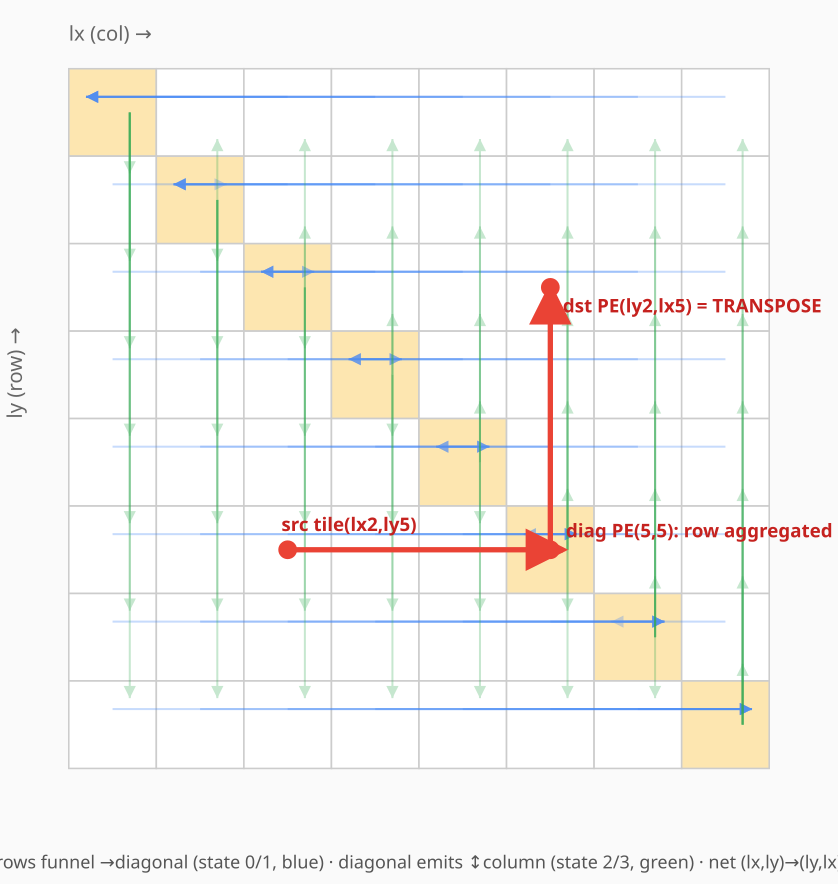
#> input picture projects/WaferEngine-staging/assets/prefill-decode-transfer/kv-topo-block.png, 838 x 884 px
$ python kv-transfer_figs.py
#> lines starting #> are read from the running program, lines starting #| are printed output that depends on the picture
#!/usr/bin/env python3
"""Figures for the 2-slide KV-transfer deck (kv-transfer_build.py consumes these).

Two jobs:
  1. Crop the committed topology diagrams so their clipped bottom caption strip is
     dropped — the slide carries a clean caption in real text instead.
  2. Draw the device bandwidth-ladder chart as SVG -> PNG.

Chart design follows the dataviz skill: one measured series, so ONE color
(#2a78d6, validated >= 3:1 on a white slide surface, all checks PASS). Growth is
already encoded by bar height, so shading the bars too would be redundant
encoding. Reference lines are chrome (muted ink), not series colors.
"""
import os
import cairosvg
from PIL import Image

HERE = os.path.dirname(os.path.abspath(__file__))
ASSETS = os.path.join(os.path.dirname(HERE), "assets", "prefill-decode-transfer")

# ---------------------------------------------------------------- 1. crop diagrams
# (left, upper, right, lower) — cut the caption band that renders clipped in the PNG.
for src, dst, box in (
        ("kv-topo-block.png",   "fig_topo_block.png",   (0, 0, 838, 800)),
        ("kv-topo-regions.png", "fig_topo_regions.png", (0, 0, 875, 752))):
    im = Image.open(os.path.join(ASSETS, src)).crop(box)
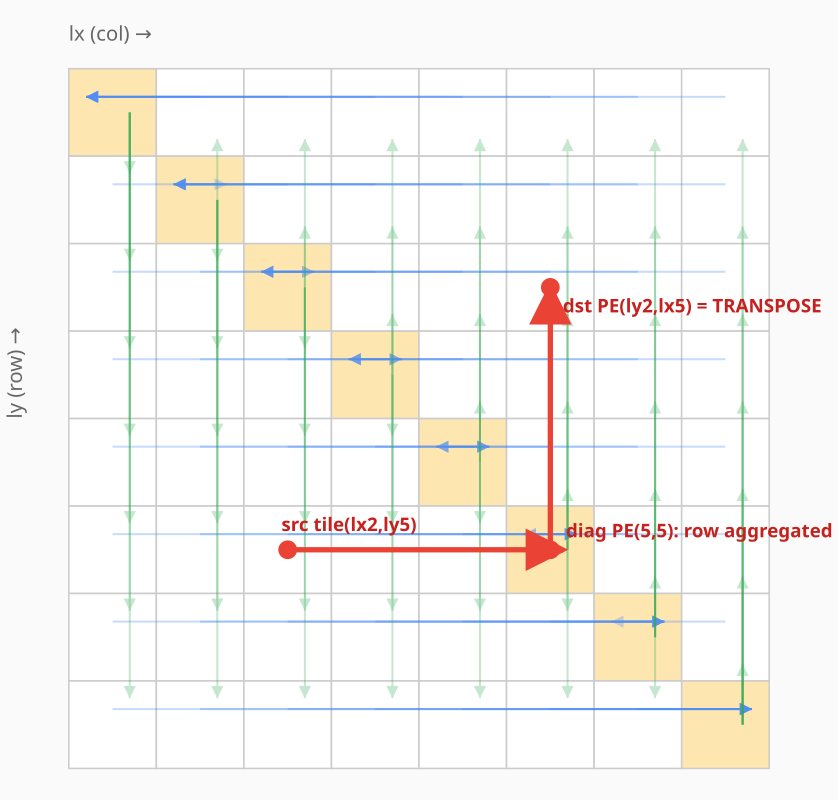
#> im: PIL image 838x800 RGBA; mean R, G, B, A 247.5, 245.3, 241.1, 255
    im.save(os.path.join(HERE, dst))
    print("cropped", dst, im.size)
#| cropped fig_topo_block.png (838, 800)
#> pass 2 of the loop `for src, dst, box in (`:
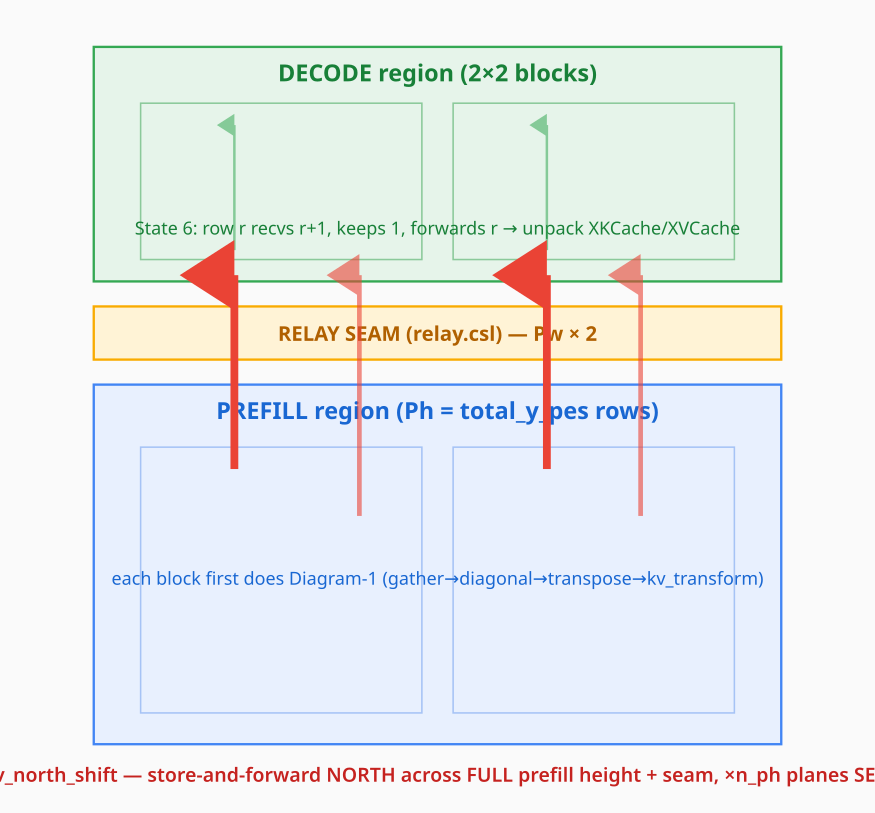
#> input picture projects/WaferEngine-staging/assets/prefill-decode-transfer/kv-topo-regions.png, 875 x 813 px
#> `im = Image.open(os.path.join(ASSETS, src)).crop(box)`:
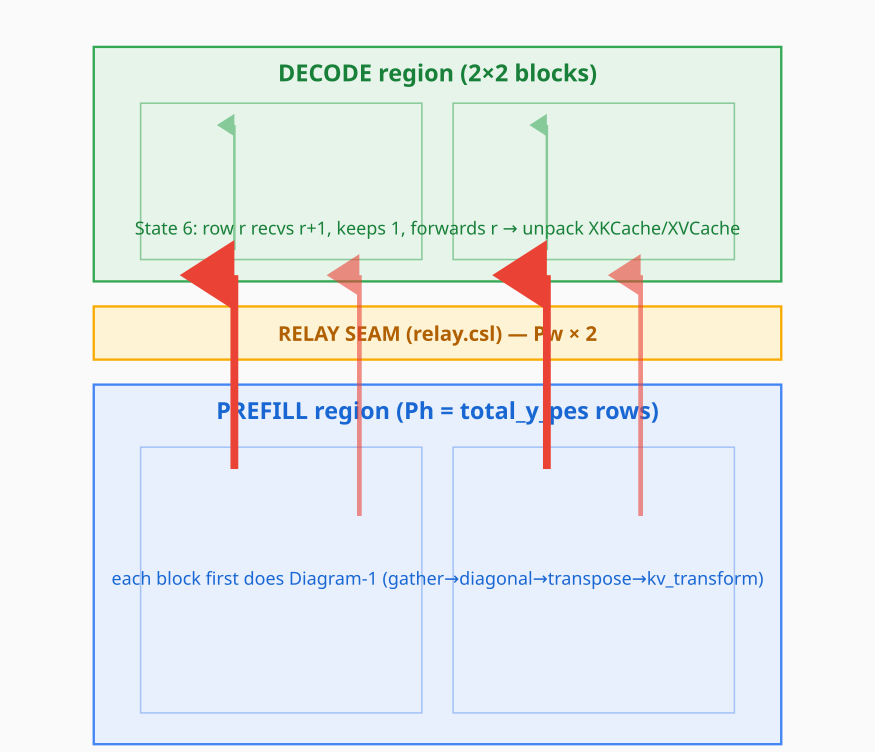
#> im: PIL image 875x752 RGBA; mean R, G, B, A 232.1, 237.7, 238.4, 255
#| cropped fig_topo_regions.png (875, 752)

# ------------------------------------------------------------------- 2. bw ladder
# Device TSC numbers, ContextBase log 2026-07-17 (all real silicon, no sim).
RUNGS = [  # label, Pw, P_BLOCK, KV volume, A+B us, effective GB/s
    ("L0", "16",  "8",   "16 KiB",  340,  0.048),
    ("L1", "32",  "16",  "32 KiB",  604,  0.054),
    ("L2", "64",  "32",  "256 KiB", 1208, 0.217),
    ("L3", "128", "64",  "1 MiB",   2344, 0.447),
    ("L4", "256", "128", "4 MiB",   4639, 0.904),
    ("L5", "512", "256", "16 MiB",  9304, 1.803),
]
LINK_DEVICE = 3.909   # one fabric link, clean single-@mov32 stream, measured on device
LINK_SPEC = 4.4       # Cerebras disclosed per-link (32-bit bidirectional @ 1.1 GHz)

SERIES = "#2a78d6"      # validated single-series blue
INK = "#0b0b0b"         # primary
INK2 = "#52514e"        # secondary
MUTED = "#898781"       # axis / reference-line chrome
GRID = "#e1e0d9"
FONT = 'system-ui,-apple-system,"Segoe UI",Helvetica,Arial,sans-serif'

W, H = 1560, 660
L, R, T, B = 96, 40, 66, 108           # plot margins
PW, PH = W - L - R, H - T - B
YMAX = 4.8
def y(v): return T + PH * (1 - v / YMAX)

s = [f'<svg xmlns="http://www.w3.org/2000/svg" width="{W}" height="{H}" '
     f'viewBox="0 0 {W} {H}" font-family=\'{FONT}\'>',
     f'<rect width="{W}" height="{H}" fill="#ffffff"/>']

# y grid + ticks
for gv in [0, 1, 2, 3, 4]:
    gy = y(gv)
    s.append(f'<line x1="{L}" y1="{gy:.1f}" x2="{L+PW}" y2="{gy:.1f}" '
             f'stroke="{GRID}" stroke-width="1"/>')
    s.append(f'<text x="{L-14}" y="{gy+5:.1f}" text-anchor="end" font-size="20" '
             f'fill="{MUTED}">{gv}</text>')
s.append(f'<text x="{L-14}" y="{T-26}" text-anchor="end" font-size="20" fill="{INK2}">GB/s</text>')

# bars
n = len(RUNGS)
slot = PW / n
bw = slot * 0.46
for i, (lab, pw_, blk, vol, ab, gbs) in enumerate(RUNGS):
    cx = L + slot * (i + 0.5)
    bx, by_ = cx - bw / 2, y(gbs)
    bh = y(0) - by_
    # 4px rounded data-end anchored to the baseline
    s.append(f'<path d="M{bx:.1f},{y(0):.1f} L{bx:.1f},{by_+4:.1f} '
             f'Q{bx:.1f},{by_:.1f} {bx+4:.1f},{by_:.1f} '
             f'L{bx+bw-4:.1f},{by_:.1f} Q{bx+bw:.1f},{by_:.1f} {bx+bw:.1f},{by_+4:.1f} '
             f'L{bx+bw:.1f},{y(0):.1f} Z" fill="{SERIES}"/>')
    # direct value label
    s.append(f'<text x="{cx:.1f}" y="{by_-12:.1f}" text-anchor="middle" font-size="23" '
             f'font-weight="700" fill="{INK}">{gbs:.3f}</text>')
    # x labels: rung, geometry, volume+time
    s.append(f'<text x="{cx:.1f}" y="{y(0)+30:.1f}" text-anchor="middle" font-size="23" '
             f'font-weight="700" fill="{INK}">{lab}</text>')
    s.append(f'<text x="{cx:.1f}" y="{y(0)+54:.1f}" text-anchor="middle" font-size="18" '
             f'fill="{INK2}">Pw {pw_} · blk {blk}</text>')
    s.append(f'<text x="{cx:.1f}" y="{y(0)+76:.1f}" text-anchor="middle" font-size="18" '
             f'fill="{MUTED}">{vol} in {ab/1000:.1f} ms</text>')

# baseline
s.append(f'<line x1="{L}" y1="{y(0):.1f}" x2="{L+PW}" y2="{y(0):.1f}" '
         f'stroke="#c3c2b7" stroke-width="1.5"/>')

# reference lines (chrome, not series colors)
for val, txt, dash in ((LINK_SPEC, f'spec ~{LINK_SPEC} GB/s per link', "2 6"),
                       (LINK_DEVICE, f'one fabric link, clean stream — measured {LINK_DEVICE:.2f} GB/s', "8 5")):
    ly = y(val)
    s.append(f'<line x1="{L}" y1="{ly:.1f}" x2="{L+PW}" y2="{ly:.1f}" stroke="{MUTED}" '
             f'stroke-width="2" stroke-dasharray="{dash}"/>')
    s.append(f'<text x="{L+PW-6}" y="{ly-10:.1f}" text-anchor="end" font-size="19" '
             f'fill="{INK2}">{txt}</text>')

# the gap annotation
# anchored on the L5 bar's centre so the lower end lands ON the bar top, not in space
gy0, gy1 = y(LINK_DEVICE), y(1.803)
ax = L + (PW / len(RUNGS)) * (len(RUNGS) - 0.5)
s.append(f'<line x1="{ax:.1f}" y1="{gy0:.1f}" x2="{ax:.1f}" y2="{gy1:.1f}" stroke="{INK2}" '
         f'stroke-width="2" marker-start="url(#a)" marker-end="url(#a)"/>')
s.append('<defs><marker id="a" markerWidth="9" markerHeight="9" refX="4.5" refY="4.5" '
         f'orient="auto"><circle cx="4.5" cy="4.5" r="3" fill="{INK2}"/></marker></defs>')
s.append(f'<text x="{ax-16:.1f}" y="{(gy0+gy1)/2-4:.1f}" text-anchor="end" font-size="20" '
         f'font-weight="700" fill="{INK}">2.2x below</text>')
s.append(f'<text x="{ax-16:.1f}" y="{(gy0+gy1)/2+20:.1f}" text-anchor="end" font-size="18" '
         f'fill="{INK2}">a single clean link</text>')

s.append('</svg>')

svg_path = os.path.join(HERE, "fig_bw_ladder.svg")
png_path = os.path.join(HERE, "fig_bw_ladder.png")
open(svg_path, "w").write("\n".join(s))
cairosvg.svg2png(url=svg_path, write_to=png_path, output_width=W * 2, output_height=H * 2)
#> (this line was passed over: cairosvg is not available in this run)
print("wrote", png_path, Image.open(png_path).size)
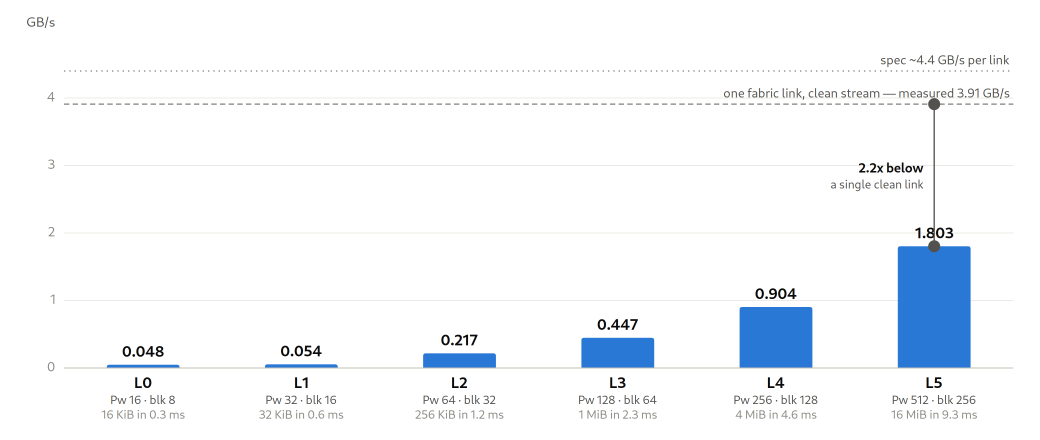
#> input picture projects/WaferEngine-staging/meetings/fig_bw_ladder.png, 3120 x 1320 px (shown at 1/3 size)
